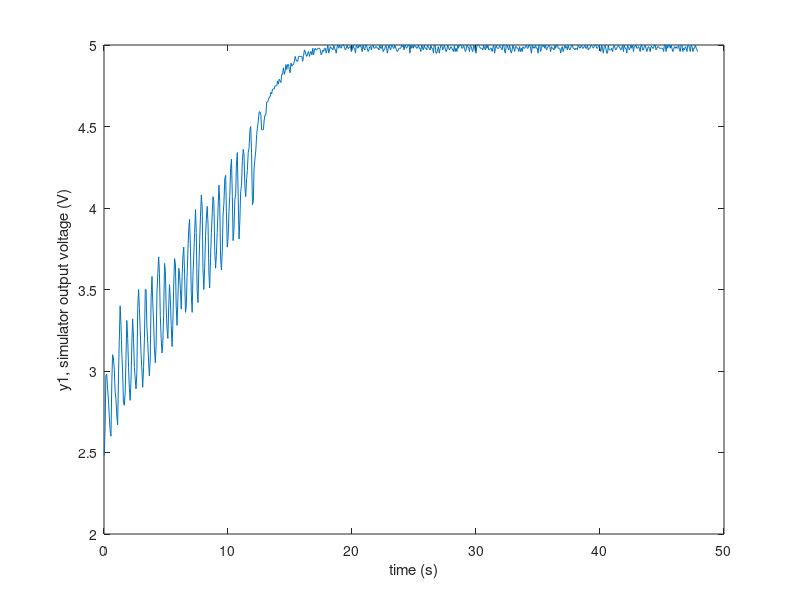
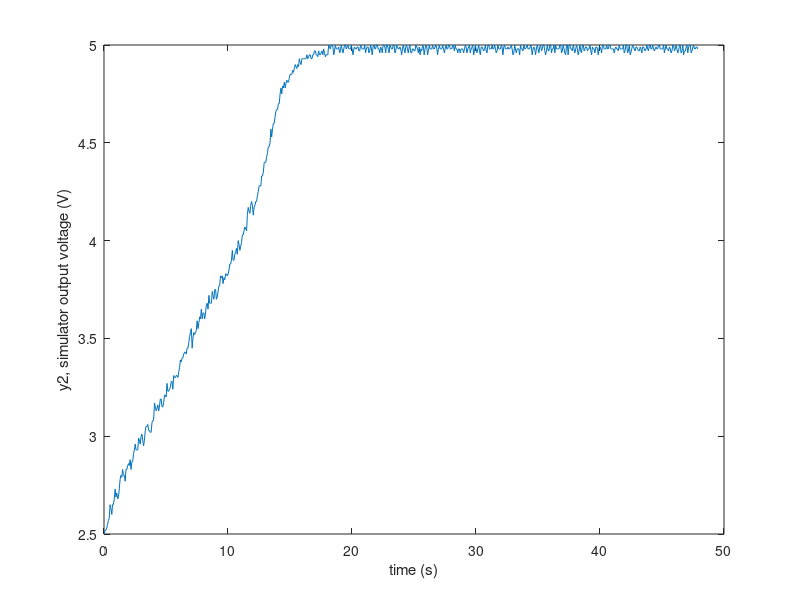
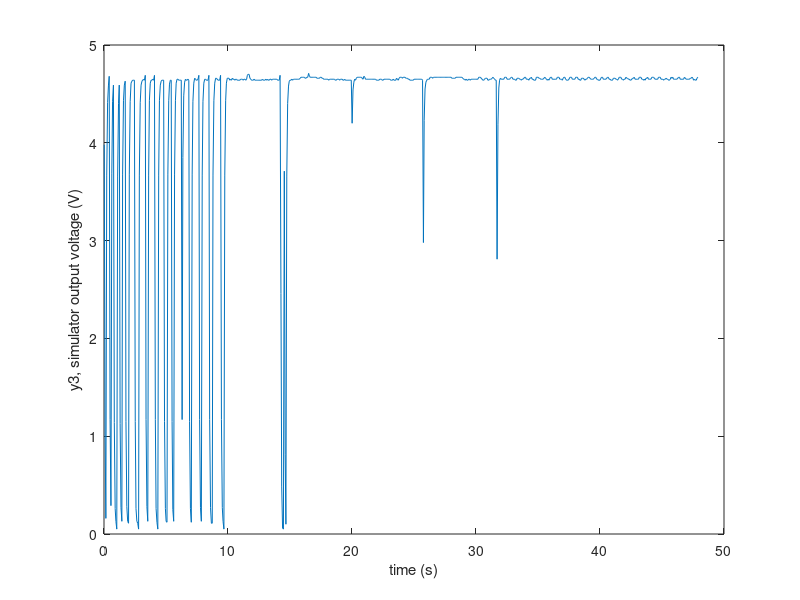
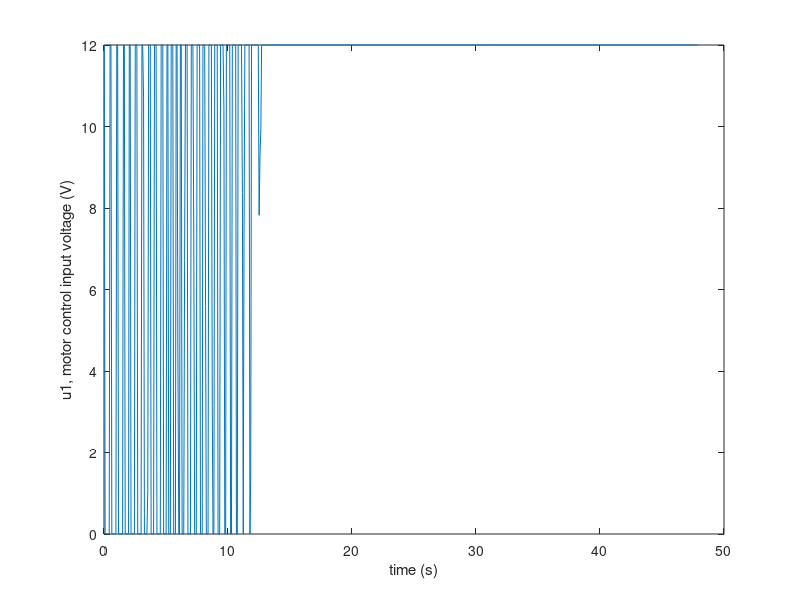

The MATLAB script that drew these images, in order: (Note: this script raises an error after producing the figures.)

% delete all variables
clear;

% close existing figure windows
close ALL;

% load array from file into matlab
% note that columns can be separated by space / tab or commas in matlab
A = load('output.txt');

% file format (note y1, y2, y3 refer to voltages from the simulator
% and not control outputs here)
% time(s),y1,y2,y3,u1,wb,wf

k = 1;
t  = A(:,k); k = k + 1;

y1 = A(:,k); k = k + 1;
y2 = A(:,k); k = k + 1;
y3 = A(:,k); k = k + 1;

u1 = A(:,k); k = k + 1;

wb = A(:,k); k = k + 1;
wf = A(:,k); k = k + 1;
mu = A(:,k); k = k + 1;
slipratio = A(:,k); k = k + 1;

k = 1;

figure(k); k = k + 1;
plot(t,y1);
ylabel('y1, simulator output voltage (V)');
xlabel('time (s)');

figure(k); k = k + 1;
plot(t,y2);
ylabel('y2, simulator output voltage (V)');
xlabel('time (s)');

figure(k); k = k + 1;
plot(t,y3);
ylabel('y3, simulator output voltage (V)');
xlabel('time (s)');

figure(k); k = k + 1;
plot(t,u1);
ylabel('u1, motor control input voltage (V)');
xlabel('time (s)');

figure(k); k = k + 1;
plot(t,wb);
ylabel('back wheel velocity, wb (rad/s)');
xlabel('time (s)');

figure(k); k = k + 1;
plot(t,wf);
ylabel('forward wheel velocity, wf (rad/s)');
xlabel('time (s)');

figure(k); k = k + 1;
plot(t,wb,t,wf,'r');
s1 = stepinfo(wb,t)
s2 = stepinfo(wf,t)
ylabel('wheel velocity (rad/s)');
xlabel('time (s)');
legend('back wheel velocity wb','forward wheel velocity wf');

figure(k); k = k + 1;
plot(t,mu);
ylabel('friction coefficient mu');
xlabel('time (s)');

figure(k); k = k + 1;
plot(t,slipratio);
ylabel('slip ratio');
xlabel('time (s)');